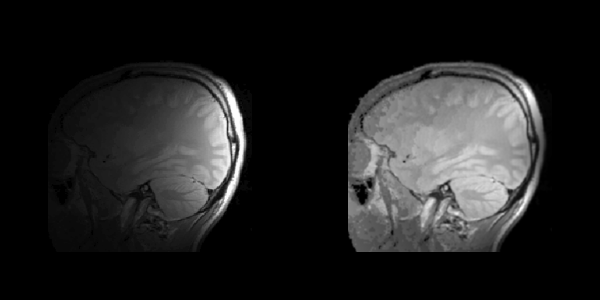

The Python source for this figure:
#!/usr/bin/env python

# This MRI image illustrates attenuation that can occur due to sensor
# position.  The artifact is removed by multiplying by an attenuation
# profile determined manually using vtkSphere and vtkSampleFunction.
# The left viewport shows the original; the right shows the corrected result.

import os
from pathlib import Path

# Factory overrides: importing these modules registers the OpenGL rendering
# and interaction style implementations for vtkRenderingCore factory classes.
import vtkmodules.vtkInteractionStyle  # noqa: F401
import vtkmodules.vtkRenderingOpenGL2  # noqa: F401
# VTK pipeline classes used in this example
from vtkmodules.vtkCommonDataModel import vtkSphere
from vtkmodules.vtkIOImage import vtkPNMReader
from vtkmodules.vtkImagingCore import vtkImageCast, vtkImageShiftScale
from vtkmodules.vtkImagingGeneral import vtkImageGaussianSmooth
from vtkmodules.vtkImagingHybrid import vtkSampleFunction
from vtkmodules.vtkImagingMath import vtkImageMathematics
from vtkmodules.vtkInteractionStyle import vtkInteractorStyleImage
from vtkmodules.vtkRenderingCore import (
    vtkImageActor,
    vtkRenderWindow,
    vtkRenderWindowInteractor,
    vtkRenderer,
)

# Colors (normalized RGB)
black_rgb = (0.0, 0.0, 0.0)

# Data directory: defaults to the folder containing this script
data_dir = Path(os.environ.get("VPE_DATA_DIR", Path(__file__).parent))

# Reader: load the PGM image
reader = vtkPNMReader()
reader.SetFileName(str(data_dir / "AttenuationArtifact.pgm"))
reader.Update()

# Cast: convert to double for arithmetic operations
cast = vtkImageCast()
cast.SetInputConnection(reader.GetOutputPort())
cast.SetOutputScalarTypeToDouble()

# Smooth: reduce discrete scalar artifacts
smooth = vtkImageGaussianSmooth()
smooth.SetInputConnection(cast.GetOutputPort())
smooth.SetStandardDeviations(0.8, 0.8, 0)

# Attenuation profile: a spherical distance field scaled to model the
# sensor sensitivity fall-off
sphere = vtkSphere()
sphere.SetCenter(310, 130, 0)
sphere.SetRadius(0)

sample = vtkSampleFunction()
sample.SetImplicitFunction(sphere)
sample.SetModelBounds(0, 264, 0, 264, 0, 1)
sample.SetSampleDimensions(264, 264, 1)

scale = vtkImageShiftScale()
scale.SetInputConnection(sample.GetOutputPort())
scale.SetScale(0.000095)

# Multiply: correct the attenuation by multiplying the smoothed image
# with the scaled distance profile
multiply = vtkImageMathematics()
multiply.SetInputConnection(0, smooth.GetOutputPort())
multiply.SetInputConnection(1, scale.GetOutputPort())
multiply.SetOperationToMultiply()

# Actor 1: original image in the left viewport
color_window = 256.0
color_level = 127.5
actor_original = vtkImageActor()
actor_original.GetMapper().SetInputConnection(cast.GetOutputPort())
actor_original.GetProperty().SetColorWindow(color_window)
actor_original.GetProperty().SetColorLevel(color_level)

# Actor 2: corrected image in the right viewport
actor_corrected = vtkImageActor()
actor_corrected.GetMapper().SetInputConnection(multiply.GetOutputPort())

# Renderer 1: left viewport — original
renderer_left = vtkRenderer()
renderer_left.SetViewport(0.0, 0.0, 0.5, 1.0)
renderer_left.AddActor(actor_original)
renderer_left.ResetCamera()
renderer_left.SetBackground(black_rgb)

# Renderer 2: right viewport — corrected
renderer_right = vtkRenderer()
renderer_right.SetViewport(0.5, 0.0, 1.0, 1.0)
renderer_right.AddActor(actor_corrected)
renderer_right.ResetCamera()
renderer_right.SetBackground(black_rgb)

# Window: display the rendered scene
render_window = vtkRenderWindow()
render_window.AddRenderer(renderer_left)
render_window.AddRenderer(renderer_right)
render_window.SetWindowName("attenuation")
render_window.SetMultiSamples(0)
render_window.SetSize(600, 300)

# Interactor: handle mouse and keyboard events with 2D image style
render_window_interactor = vtkRenderWindowInteractor()
interactor_style_image = vtkInteractorStyleImage()
render_window_interactor.SetInteractorStyle(interactor_style_image)
render_window_interactor.SetRenderWindow(render_window)

# Launch the interactive visualization
render_window_interactor.Initialize()
render_window_interactor.Start()
